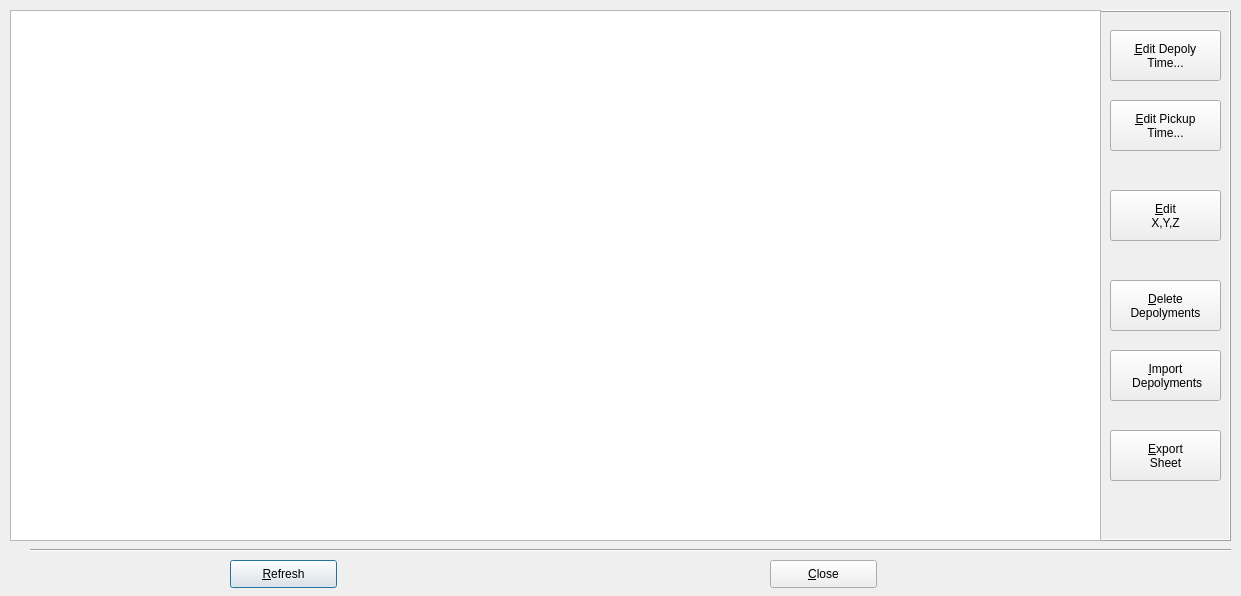
<?xml version="1.0" encoding="UTF-8"?>
<ui version="4.0">
 <class>RNDeployments</class>
 <widget class="QDialog" name="RNDeployments">
  <property name="geometry">
   <rect>
    <x>0</x>
    <y>0</y>
    <width>1241</width>
    <height>596</height>
   </rect>
  </property>
  <property name="windowTitle">
   <string>Dialog</string>
  </property>
  <widget class="Line" name="line">
   <property name="geometry">
    <rect>
     <x>30</x>
     <y>540</y>
     <width>1201</width>
     <height>21</height>
    </rect>
   </property>
   <property name="orientation">
    <enum>Qt::Horizontal</enum>
   </property>
  </widget>
  <widget class="QPushButton" name="refreshBtn">
   <property name="geometry">
    <rect>
     <x>230</x>
     <y>560</y>
     <width>107</width>
     <height>28</height>
    </rect>
   </property>
   <property name="text">
    <string>&amp;Refresh</string>
   </property>
  </widget>
  <widget class="QPushButton" name="closeBtn">
   <property name="geometry">
    <rect>
     <x>770</x>
     <y>560</y>
     <width>107</width>
     <height>28</height>
    </rect>
   </property>
   <property name="text">
    <string>&amp;Close</string>
   </property>
  </widget>
  <widget class="QFrame" name="frame">
   <property name="geometry">
    <rect>
     <x>10</x>
     <y>10</y>
     <width>1221</width>
     <height>531</height>
    </rect>
   </property>
   <property name="frameShape">
    <enum>QFrame::Box</enum>
   </property>
   <property name="frameShadow">
    <enum>QFrame::Raised</enum>
   </property>
   <widget class="QTableWidget" name="tableWidget">
    <property name="geometry">
     <rect>
      <x>0</x>
      <y>0</y>
      <width>1091</width>
      <height>531</height>
     </rect>
    </property>
   </widget>
   <widget class="QToolButton" name="editDepoyTimeBtn">
    <property name="geometry">
     <rect>
      <x>1100</x>
      <y>20</y>
      <width>111</width>
      <height>51</height>
     </rect>
    </property>
    <property name="text">
     <string>&amp;Edit Depoly
Time...</string>
    </property>
   </widget>
   <widget class="QToolButton" name="editPickupTimeBtn">
    <property name="geometry">
     <rect>
      <x>1100</x>
      <y>90</y>
      <width>111</width>
      <height>51</height>
     </rect>
    </property>
    <property name="text">
     <string>&amp;Edit Pickup
Time...</string>
    </property>
   </widget>
   <widget class="QToolButton" name="editCoordBtn">
    <property name="geometry">
     <rect>
      <x>1100</x>
      <y>180</y>
      <width>111</width>
      <height>51</height>
     </rect>
    </property>
    <property name="text">
     <string>&amp;Edit 
X,Y,Z</string>
    </property>
   </widget>
   <widget class="QToolButton" name="deleteDepolysBtn">
    <property name="geometry">
     <rect>
      <x>1100</x>
      <y>270</y>
      <width>111</width>
      <height>51</height>
     </rect>
    </property>
    <property name="text">
     <string>&amp;Delete 
Depolyments</string>
    </property>
   </widget>
   <widget class="QPushButton" name="importDepolyBtn">
    <property name="geometry">
     <rect>
      <x>1100</x>
      <y>340</y>
      <width>111</width>
      <height>51</height>
     </rect>
    </property>
    <property name="text">
     <string>&amp;Import
 Depolyments</string>
    </property>
   </widget>
   <widget class="QPushButton" name="exportSheetBtn">
    <property name="geometry">
     <rect>
      <x>1100</x>
      <y>420</y>
      <width>111</width>
      <height>51</height>
     </rect>
    </property>
    <property name="text">
     <string>&amp;Export 
Sheet</string>
    </property>
   </widget>
  </widget>
 </widget>
 <resources/>
 <connections/>
</ui>
